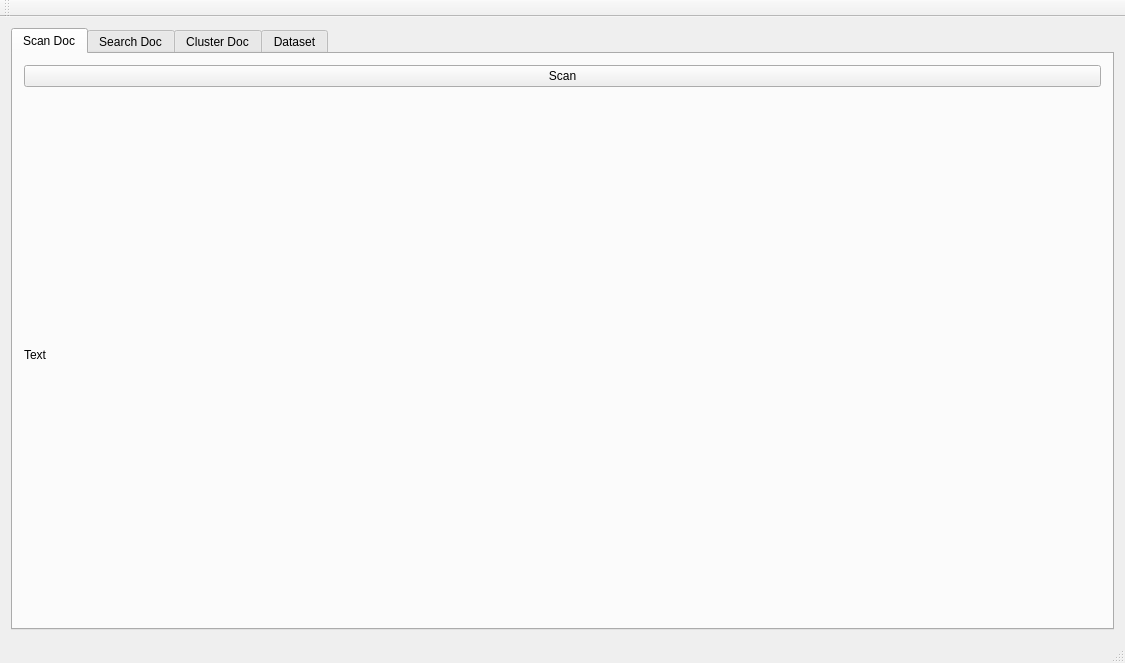
<?xml version="1.0" encoding="UTF-8"?>
<ui version="4.0">
 <class>MainWindow</class>
 <widget class="QMainWindow" name="MainWindow">
  <property name="geometry">
   <rect>
    <x>0</x>
    <y>0</y>
    <width>1125</width>
    <height>663</height>
   </rect>
  </property>
  <property name="windowTitle">
   <string>MainWindow</string>
  </property>
  <widget class="QWidget" name="centralWidget">
   <layout class="QVBoxLayout" name="verticalLayout">
    <item>
     <layout class="QVBoxLayout" name="verticalLayout_2">
      <item>
       <widget class="QTabWidget" name="TAB">
        <property name="sizePolicy">
         <sizepolicy hsizetype="Expanding" vsizetype="Expanding">
          <horstretch>0</horstretch>
          <verstretch>0</verstretch>
         </sizepolicy>
        </property>
        <property name="currentIndex">
         <number>0</number>
        </property>
        <widget class="QWidget" name="SCAN">
         <attribute name="title">
          <string>Scan Doc</string>
         </attribute>
         <layout class="QVBoxLayout" name="verticalLayout_3">
          <item>
           <widget class="QPushButton" name="ScanButton">
            <property name="text">
             <string>Scan</string>
            </property>
           </widget>
          </item>
          <item>
           <layout class="QGridLayout" name="gridBrowser"/>
          </item>
          <item>
           <widget class="QLabel" name="Text">
            <property name="text">
             <string>Text</string>
            </property>
           </widget>
          </item>
         </layout>
        </widget>
        <widget class="QWidget" name="SEARCH">
         <attribute name="title">
          <string>Search Doc</string>
         </attribute>
        </widget>
        <widget class="QWidget" name="CLUSTER">
         <attribute name="title">
          <string>Cluster Doc</string>
         </attribute>
        </widget>
        <widget class="QWidget" name="DATASET">
         <attribute name="title">
          <string>Dataset</string>
         </attribute>
        </widget>
       </widget>
      </item>
     </layout>
    </item>
   </layout>
  </widget>
  <widget class="QMenuBar" name="menuBar">
   <property name="geometry">
    <rect>
     <x>0</x>
     <y>0</y>
     <width>1125</width>
     <height>21</height>
    </rect>
   </property>
  </widget>
  <widget class="QToolBar" name="mainToolBar">
   <attribute name="toolBarArea">
    <enum>TopToolBarArea</enum>
   </attribute>
   <attribute name="toolBarBreak">
    <bool>false</bool>
   </attribute>
  </widget>
  <widget class="QStatusBar" name="statusBar"/>
 </widget>
 <layoutdefault spacing="6" margin="11"/>
 <resources/>
 <connections/>
</ui>
